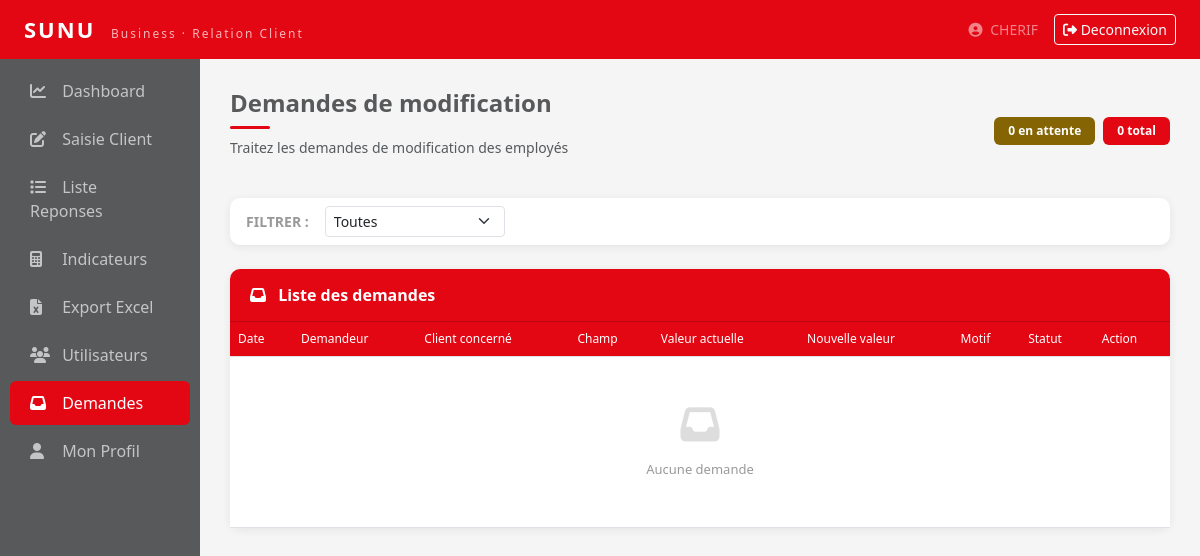
The page /demandes/ (signed in) on the database as committed earlier.
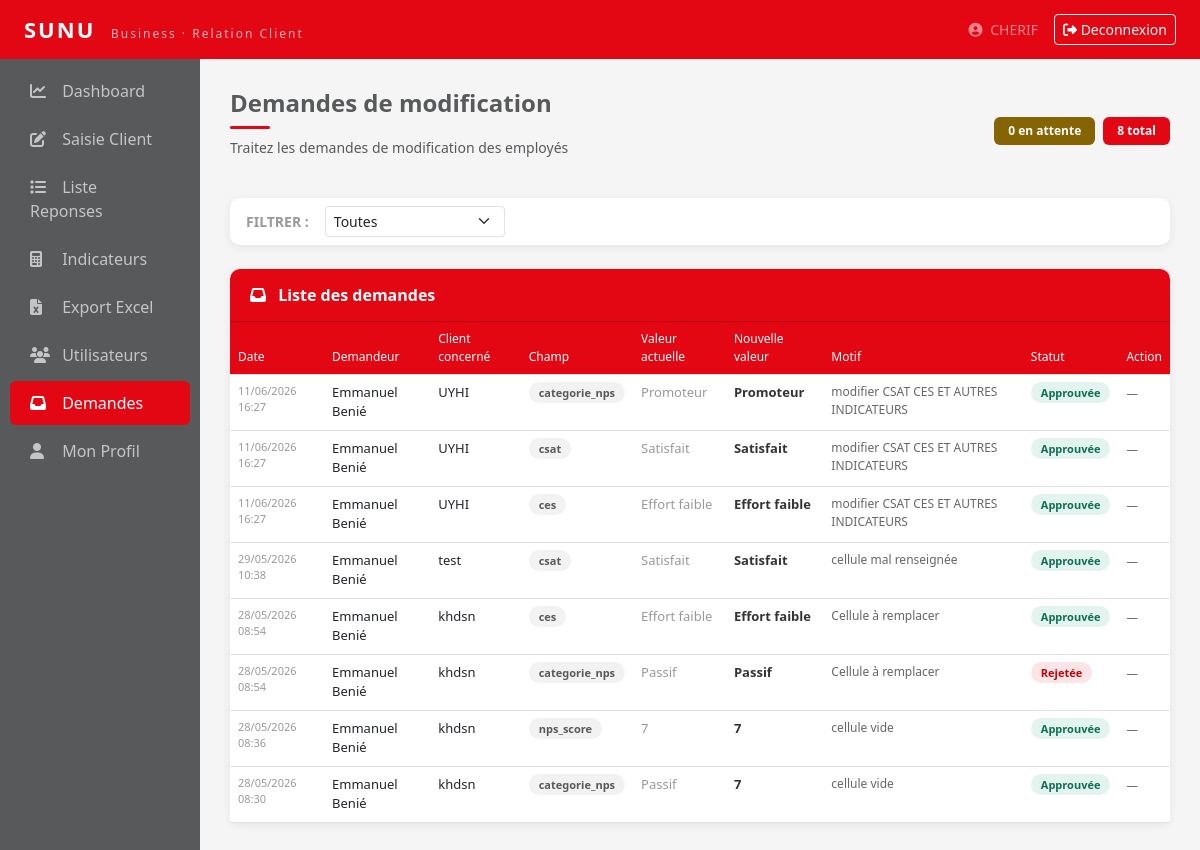
The same page on the database as committed later.
### relation_client/models.py (models this page shows, shortened)
class DemandeModification(models.Model):
    STATUT_CHOICES = [
        ('En attente', 'En attente'),
        ('Approuvee', 'Approuvee'),
        ('Rejetee', 'Rejetee'),
    ]
    saisie        = models.ForeignKey(ReponseClient, on_delete=models.CASCADE)
    demandeur     = models.ForeignKey(User, on_delete=models.CASCADE)
    champ         = models.CharField(max_length=50)
    nouvelle_valeur = models.TextField()
    motif         = models.TextField()
    statut        = models.CharField(max_length=20, choices=STATUT_CHOICES, default='En attente')
    date_demande  = models.DateTimeField(auto_now_add=True)
    class Meta:
        ordering = ['-date_demande']
        verbose_name = 'Demande de modification'

class ReponseClient(models.Model):
    CANAL_CHOICES = [('Call Center VIE','Call Center VIE'),('Call Center IARD','Call Center IARD'),('Espace Conseil VIE','Espace Conseil VIE')]
    CSAT_CHOICES = [('Satisfait','Satisfait'),('Insatisfait','Insatisfait')]
    CES_CHOICES = [('Effort faible','Effort faible'),('Effort modere','Effort modere'),('Effort eleve','Effort eleve')]
    STATUT_CHOICES = [('Joint','Joint'),('Injoignable','Injoignable'),('Pas de reponse','Pas de reponse')]
    NPS_CHOICES = [('Promoteur','Promoteur'),('Passif','Passif'),('Detracteur','Detracteur')]
    date_enregistrement = models.DateField()
    cc = models.ForeignKey(User, on_delete=models.CASCADE)
    nom_prenoms = models.CharField(max_length=100)
    contact = models.CharField(max_length=20)
    numero_police = models.CharField(max_length=50, blank=True, null=True)
    objet_visite = models.CharField(max_length=200, blank=True, null=True)
    canal = models.CharField(max_length=30, choices=CANAL_CHOICES)
    sous_canal = models.CharField(max_length=50, blank=True, null=True)
    date_appel = models.DateField()
    statut_appel = models.CharField(max_length=20, choices=STATUT_CHOICES)
    nps_score = models.IntegerField(blank=True, null=True)
    categorie_nps = models.CharField(max_length=20, choices=NPS_CHOICES, blank=True)
    csat = models.CharField(max_length=20, choices=CSAT_CHOICES, blank=True)
    ces = models.CharField(max_length=20, choices=CES_CHOICES, blank=True)
    motif_insatisfaction = models.TextField(blank=True, null=True)
    observations = models.TextField(blank=True, null=True)
    date_saisie = models.DateTimeField(auto_now_add=True)
    class Meta:
        verbose_name = 'Reponse Client'
        ordering = ['-date_appel']

### relation_client/views.py (the view, shortened to what this page needs)
# urls.py: path('demandes/', views.demandes_admin, name='demandes_admin'),
@staff_member_required(login_url='login')
def demandes_admin(request):
    statut_filtre = request.GET.get('statut', '')
    demandes = DemandeModification.objects.all().order_by('-date_demande')
    if statut_filtre:
        demandes = demandes.filter(statut=statut_filtre)
    demandes_attente = DemandeModification.objects.filter(statut='En attente').count()
    return render(request, 'relation_client/demandes_admin.html', {
        'demandes': demandes,
        'demandes_attente': demandes_attente,
        'statut_filtre': statut_filtre,
    })

### relation_client/templates/relation_client/demandes_admin.html (shortened to what the changed rows need)
{% extends 'relation_client/base.html' %}
{% block content %}
<div class="d-flex justify-content-between align-items-center mb-4">
    <div class="d-flex gap-2">
        <span class="badge" style="background:#856404;font-size:12px;padding:8px 14px">
            {{ demandes_attente }} en attente
        </span>
        <span class="badge" style="background:#E30613;font-size:12px;padding:8px 14px">
            {{ demandes.count }} total
        </span>
    </div>
</div>
<div class="card">
    <div class="card-body p-0">
        <table class="table table-hover mb-0" style="font-size:13px">
            <thead>
                <tr>
                    <th>Date</th>
                    <th>Demandeur</th>
                    <th>Client concerné</th>
                    <th>Champ</th>
                    <th>Valeur actuelle</th>
                    <th>Nouvelle valeur</th>
                    <th>Motif</th>
                    <th>Statut</th>
                    <th>Action</th>
                </tr>
            </thead>
            <tbody>
                {% for d in demandes %}
                <tr>
                    <td style="color:#999;font-size:11px">
                        {{ d.date_demande|date:"d/m/Y H:i" }}
                    </td>
                    <td>
                        <div style="font-weight:500">
                            {{ d.demandeur.get_full_name|default:d.demandeur.username }}
                        </div>
                    </td>
                    <td>{{ d.saisie.nom_prenoms }}</td>
                    <td>
                        <span style="background:rgba(88,89,91,0.08);color:#58595B;padding:3px 10px;border-radius:20px;font-size:11px;font-weight:600">
                            {{ d.champ }}
                        </span>
                    </td>
                    <td style="color:#999">
                        {% if d.champ == 'nom_prenoms' %}{{ d.saisie.nom_prenoms }}
                        {% elif d.champ == 'contact' %}{{ d.saisie.contact }}
                        {% elif d.champ == 'canal' %}{{ d.saisie.canal }}
                        {% elif d.champ == 'statut_appel' %}{{ d.saisie.statut_appel }}
                        {% elif d.champ == 'nps_score' %}{{ d.saisie.nps_score }}
                        {% elif d.champ == 'categorie_nps' %}{{ d.saisie.categorie_nps }}
                        {% elif d.champ == 'csat' %}{{ d.saisie.csat }}
                        {% elif d.champ == 'ces' %}{{ d.saisie.ces }}
                        {% elif d.champ == 'observations' %}{{ d.saisie.observations }}
                        {% endif %}
                    </td>
                    <td style="font-weight:600;color:#333">{{ d.nouvelle_valeur }}</td>
                    <td style="color:#666;font-size:12px">{{ d.motif }}</td>
                    <td>
                        {% if d.statut == 'En attente' %}
                            <span style="background:rgba(255,193,7,0.15);color:#856404;padding:3px 10px;border-radius:20px;font-size:11px;font-weight:600">
                                En attente
                            </span>
                        {% elif d.statut == 'Approuvee' %}
                            <span style="background:rgba(29,158,117,0.12);color:#0F6E56;padding:3px 10px;border-radius:20px;font-size:11px;font-weight:600">
                                Approuvée
                            </span>
                        {% else %}
                            <span style="background:rgba(227,6,19,0.10);color:#B8050F;padding:3px 10px;border-radius:20px;font-size:11px;font-weight:600">
                                Rejetée
                            </span>
                        {% endif %}
                    </td>
                    <td>
                        {% if d.statut == 'En attente' %}
                        <form method="post" class="d-flex gap-1">
                            {% csrf_token %}
                            <input type="hidden" name="demande_id" value="{{ d.id }}"/>
                            <button name="action" value="approuver"
                                    class="btn btn-sm btn-outline-success"
                                    style="font-size:11px">
                                <i class="fas fa-check"></i> Approuver
                            </button>
                            <button name="action" value="rejeter"
                                    class="btn btn-sm btn-outline-danger"
                                    style="font-size:11px">
                                <i class="fas fa-times"></i> Rejeter
                            </button>
                        </form>
                        {% else %}
                            <span class="text-muted small">—</span>
                        {% endif %}
                    </td>
                </tr>
                {% empty %}
                <tr>
                    <td colspan="9" class="text-center py-5">
                        <i class="fas fa-inbox fa-3x mb-3 d-block" style="color:#ddd"></i>
                        <div style="color:#999">Aucune demande</div>
                    </td>
                </tr>
                {% endfor %}
            </tbody>
        </table>
    </div>
</div>
{% endblock %}

Rows that differ between the two databases and show on the page:
added DemandeModification: date_demande "11/06/2026 16:27", demandeur.get_full_name "Emmanuel Benié", saisie.nom_prenoms "UYHI", champ "categorie_nps", saisie.categorie_nps "Promoteur", nouvelle_valeur "Promoteur", motif "modifier CSAT CES ET AUTRES INDICATEURS", statut "Approuvée"
added DemandeModification: date_demande "11/06/2026 16:27", demandeur.get_full_name "Emmanuel Benié", saisie.nom_prenoms "UYHI", champ "csat", saisie.csat "Satisfait", nouvelle_valeur "Satisfait", motif "modifier CSAT CES ET AUTRES INDICATEURS", statut "Approuvée"
added DemandeModification: date_demande "11/06/2026 16:27", demandeur.get_full_name "Emmanuel Benié", saisie.nom_prenoms "UYHI", champ "ces", saisie.ces "Effort faible", nouvelle_valeur "Effort faible", motif "modifier CSAT CES ET AUTRES INDICATEURS", statut "Approuvée"
added DemandeModification: date_demande "29/05/2026 10:38", demandeur.get_full_name "Emmanuel Benié", saisie.nom_prenoms "test", champ "csat", saisie.csat "Satisfait", nouvelle_valeur "Satisfait", motif "cellule mal renseignée", statut "Approuvée"
added DemandeModification: date_demande "28/05/2026 08:54", demandeur.get_full_name "Emmanuel Benié", saisie.nom_prenoms "khdsn", champ "ces", saisie.ces "Effort faible", nouvelle_valeur "Effort faible", motif "Cellule à remplacer", statut "Approuvée"
added DemandeModification: date_demande "28/05/2026 08:54", demandeur.get_full_name "Emmanuel Benié", saisie.nom_prenoms "khdsn", champ "categorie_nps", saisie.categorie_nps "Passif", nouvelle_valeur "Passif", motif "Cellule à remplacer", statut "Rejetée"
added DemandeModification: date_demande "28/05/2026 08:36", demandeur.get_full_name "Emmanuel Benié", saisie.nom_prenoms "khdsn", champ "nps_score", saisie.nps_score "7", nouvelle_valeur "7", motif "cellule vide", statut "Approuvée"
added DemandeModification: date_demande "28/05/2026 08:30", demandeur.get_full_name "Emmanuel Benié", saisie.nom_prenoms "khdsn", champ "categorie_nps", saisie.categorie_nps "Passif", nouvelle_valeur "7", motif "cellule vide", statut "Approuvée"
Other text that changed with them:
{{ demandes.count }}: "0" → "8"
text no longer shown: "Aucune demande"
